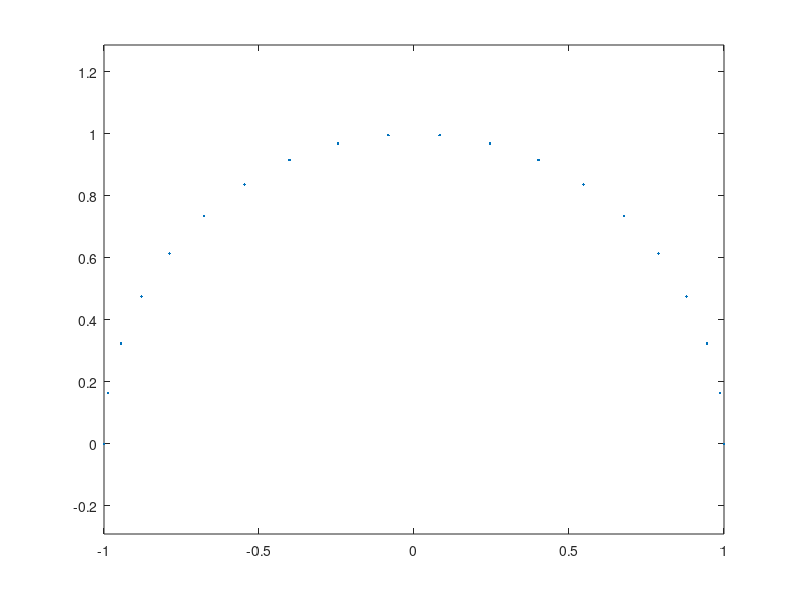

The MATLAB script that drew this image: (Note: this script raises an error after producing the figure.)
%% CHEBFUN GUIDE 5: COMPLEX CHEBFUNS
% Lloyd N. Trefethen, December 2007

%% 5.1  Complex functions of a real variable

%%
% One of the attractive features of Matlab is that it handles
% complex arithmetic well.
% For example, here are 20 points on the upper half
% of the unit circle in the complex plane:

  s = linspace(0,pi,20);
  f = exp(1i*s);
  plot(f,'.')
  axis equal
  
%%
% In Matlab, both the variables i and j are initialized
% as i, the square root of -1, but this code uses
% 1i instead (just as one might write,
% for example, 3+2i or 2.2-1.1i).  Writing the imaginary unit
% in this fashion is a common trick among Matlab programmers,
% for it avoids the possibility of surprises caused by i or j being
% overwritten by other values.
% The "axis equal" command ensures that the real and
% imaginary axes are scaled equally.

%%
% Here is a chebfun analogue.

s = chebfun('s',[0 pi]);
f = exp(1i*s);
plot(f)
axis equal

%%
% The chebfun semicircle is represented by a polynomial of low degree:

length(f)
plot(f,'.-')
axis equal

%%
% We can have fun with variations on the theme:

subplot(1,2,1), g = s.*exp(10i*s); plot(g), axis equal
subplot(1,2,2), h = exp(2i*s)+.3*exp(20i*s); plot(h), axis equal

%%

subplot(1,2,1), plot(g.^2), axis equal
subplot(1,2,2), plot(exp(h)), axis equal

%%
% Such plots make pretty pictures, but as always with chebfuns,
% the underlying operations involve serious mathematics and
% are carried out to many digits
% of accuracy.  For example, the integral of g is -pi*i/10,

sum(g)

%%
% and the integral of h is zero:

sum(h)
%%
% Piecewise smooth complex chebfuns are also possible:

z = chebfun('(1+.5i)*s','1+.5i-2*(s-1)',[0 1 2]);
subplot(1,2,1), plot(z), axis equal, grid on
subplot(1,2,2), plot(z.^2), axis equal, grid on

%% 5.2 Analytic functions and conformal maps
%
% A function is *analytic* if it is differentiable in the complex sense, or
% equivalently, if it has a convergent Taylor series near each point.
% Analytic functions do interesting things in the complex plane.
% In particular, away from points where the derivative is zero, they
% are *conformal maps*, which means that though they may scale and
% rotate an infinitesimal region,  they preserve angles
% between intersecting curves.

%%
% One can illustrate such maps with chebfuns.
% For example, suppose we define R to be
% a chebfun corresponding to the four sides of a rectangle, and
% we define X to be another chebfun corrsponding to a cross inside R. 

R = chebfun('1+s','2+2i*(s-1)','2+2i-(s-2)','1+2i-2i*(s-3)',0:4);
close, subplot(1,2,1), plot(R), grid on, axis equal
X = chebfun('1.3+1.5i+.4*s','1.5+1.3i+.4i*(s-1)',0:2);
hold on, plot(X,'r')

%%
% Here we see what happens to R and X under the maps z^2 and exp(z):

close
subplot(1,2,1), plot(R.^2), grid on, axis equal
hold on, plot(X.^2,'r')
subplot(1,2,2), plot(exp(R)), grid on, axis equal
hold on, plot(exp(X),'r')

%%
% A particularly interesting set of conformal maps are the
% *Moebius transformations*, the rational functions of the form (az+b)/(cz+d)
% for constants a,b,c,d.  For example, here is a square and its
% image under the map w = 1/(1+z), and the image of the image under the
% same map, and the image of the image of the image.  We also plot
% the limiting point given by the equation z = 1/(1+z), i.e., 
% z = (sqrt(5)-1)/2.

S1 = chebfun('-.5i+s','1-.5i+1i*(s-1)','1+.5i-(s-2)','.5i-1i*(s-3)',0:4);
close
LW = 'linewidth'; lw = 3;
S2 = 1./(1+S1); S3 = 1./(1+S2); S4 = 1./(1+S3);
plot(S1,'b',LW,lw)
hold on, axis equal
plot(S2,'r',LW,lw), plot(S3,'g',LW,lw), plot(S4,'m',LW,lw)
plot((sqrt(5)-1)/2,0,'.k','markersize',6)

%%
% One could make more beautiful pictures along these lines with
% commands of the form fill(chebfun), but Matlab's "fill" command
% has not yet been overloaded for chebfuns.

%% 5.3 Contour integrals
% If s is a real parameter and z(s) is a complex function of s,
% then we can define a contour integral in the complex plane like this:
%
%        INT f(z(s)) z'(s) ds
%
% The contour in question is the curve described by z(s) as s varies
% over its range.

%%
% For example, in the example at the end of Section 5.1
% the contour consists of two straight segments
% that begin at 0 and end at -1+.5i.  We can compute the integral of 
% exp(-z^2) over the contour like this:

  f = exp(-z.^2);
  I = sum(f.*diff(z))

%%
% Notice how easily the contour integral is realized in the
% chebfun system, even over a contour consisting of several pieces.
% This particular integral is related to the complex error function [Weideman 1994].
  
%%
% According to *Cauchy's theorem*, the integral of an analytic function
% around a closed curve is zero, or equivalently, the integral between two
% points z1 and z2 is path-independent.  To verify this, we can
% compute the same integral over the straight segment going directly from
% 0 to -1+.5i:

  w = chebfun('(-1+.5i)*s',[0 1]);
  f = exp(-w.^2);
  I2 = sum(f.*diff(w))

%%
% A *meromorphic function* is a function that is analytic in a region of interest
% in the complex plane apart from possible poles.
% According to the *Cauchy integral formula*, (1/2i*pi) times the integral of
% a function f around a closed contour is equal to the sum of the residues
% of f associated with any poles it may have in the enclosed region.   The
% *residue* of f at a point z0 is the coefficient of the degree -1 term in
% its Laurent expansion at z0.  For example, the function exp(z)/z^3
% has Laurent series z^(-3) + z^(-2) + (1/2)z^(-1) + (1/6)z^0 + ...
% at the origin, and so its residue there is 1/2.  We can confirm this
% by computing the contour integral around a circle:

z = chebfun('exp(1i*s)',[0 2*pi]);
f = exp(z)./z.^3;
I = sum(f.*diff(z))/(2i*pi)

%%
% Notice that we have just computed the degree 2 Taylor coefficient of exp(z).

%%
% When the chebfun system integrates around a circular contour
% like this, it does not use the fact that the integrand is
% periodic.  That would be Fourier analysis as opposed to Chebyshev
% analysis, and a "fourfun" system would be more efficient for such
% problems [Davis 1959].  Chebyshev analysis is more flexible, however, since it does
% not require periodicity, and the loss in efficiency is only about
% a factor of pi/2 [Hale & Trefethen 2008].

%%
% The contour does not have to have radius 1, or to be centered at the origin:
z = chebfun('1+2*exp(1i*s)',[0 2*pi]);
f = exp(z)./z.^3;
I2 = sum(f.*diff(z))/(2i*pi)

%% 
% Not does the contour have to be smooth.
% Here let us compute the same result by integration over a square:

z = chebfun('1-1i+1i*s','1+1i-(s-2)','-1+1i-1i*(s-4)','-1-1i+(s-6)',0:2:8);
f = exp(z)./z.^3;
I3 = sum(f.*diff(z))/(2i*pi)

%%
% In the chebfun system one
% can also construct more interesting contours of the kind that
% appear in complex variables texts.  Here is an example:

z = chebfun('2*exp(pi*1i*s)','-2+1.7*(s-1)',...
      '.3*exp(pi*1i*(1-s))','.3+1.7*(s-3)',0:4);
close, plot(z), axis equal, grid on

%%
% The integral of f(z) = log(z)tanh(z) around this contour will
% be equal to 2i*pi times the residue at the pole of f at 0.5i*pi.
% First we raise the contour a little bit off the axis to avoid
% branch problems.  Getting branches right is always a bit tricky
% in numerical computations with analytic functions, and the chebfun
% system is not immune to such problems.

z = z + 0.001i;
f = log(z).*tanh(z);
I = sum(f.*diff(z))
Iexact = 2i*pi*log(.5i*pi)

%% 5.4 Cauchy integrals and locating zeros and poles
%
% Here are some further examples of computations with
% Cauchy integrals.  The Bernoulli number B_k is 
% k! times the kth Taylor coefficient of z/((exp(z)-1).
% Here is B_10 compared with its exact value 5/66.

k = 10;
z = chebfun('5*exp(1i*s)',[0 2*pi]);
f = z./((exp(z)-1));
B10 = factorial(k)*sum((f./z.^(k+1)).*diff(z))/(2i*pi)
exact = 5/66

%%
% Notice that we have taken z to be a circle of radius 5.
% If the radius is 1, the accuracy is a good deal lower:

z = chebfun('exp(1i*s)',[0 2*pi]);
f = z./((exp(z)-1));
B10 = factorial(k)*sum((f./z.^(k+1)).*diff(z))/(2i*pi)

%%
% This problem of numerical instability would arise no matter
% how one calculated the integral over the unit circle; it is not
% due to the chebfun system.

%%
% Another use of Cauchy integrals is to count zeros or
% poles of functions in specified regions.  According to the
% *principle of the argument*, the number of zeros
% minus the number of poles of f in a region is
%
%   N = (1/2i*pi) INT (f'/f) dz
%
% where the integral is taken over the boundary.  Since f' = df/dz
% = (df/ds)(ds/dz), we can rewrite this as
%
%   N = (1/2i*pi) INT (df/ds)/f ds.
%
% (What is really going on here is a calculation of the change of the
% argument of f as the boundary is traversed.  In principle it
% should be possible to calculate this by the Matlab commands "angle" and "unwrap",
% but these have not yet been overloaded for chebfuns.)
% For example, the function f(z) = sin(z)^3 + cos(z)^3 clearly has no poles;
% how many zeros does it have in the disk about 0 of radius 2?
% The following calculation shows that the answer is 3:

z = chebfun('2*exp(1i*s)',[0 2*pi]);
f = sin(z).^3 + cos(z).^3;
N = sum((diff(f)./f))/(2i*pi)

%%
% Variations on this idea enable one to locate zeros and poles as well as
% count them.  For example, we can locate a single zero with the formula
%
%   r = (1/2i*pi) INT z (df/ds)/f ds
%
% [McCune 1966].  Here is the zero of the function above in the unit disk:

z = chebfun('exp(1i*s)',[0 2*pi]);
f = sin(z).^3 + cos(z).^3;
r = sum(z.*(diff(f)./f))/(2i*pi)

%%
% Since this zero happens to be real, we can check the result
% by a more ordinary real chebfun calculation:

x = chebfun('x');
f = sin(x).^3 + cos(x).^3;
r = roots(f)

%%
% To find multiple zeros via Cauchy integrals, see [Delves & Lyness 1967].

%% 5.5 Alphabet soup
% 
% One can do some silly things with piecewise smooth chebfuns.  
% For example, here is a chebfun defined
% on the interval [0,7] that spells the initials LNT.  One could polish
% up and extend this construction by defining 26 suitable M-functions.

w = chebfun('1.01+.8i-(.01+.8i)*s','1+.6*(s-1)',...            % L
     '2+.8i*(s-2)','2+.8i+(-.8i+.6)*(s-3)','2.6+.8i*(s-4)',... % N
     '3.3+.8i*(s-5)','3+.8i+.6*(s-6)',0:7);                    % T
plot(w,'k',LW,lw), axis equal, axis off

%%
% As always, this is a precisely defined mathematical function:

sum(w)
max(abs(w))
w(3.5)

%%
% We can transform the function in various ways:

subplot(1,2,1), plot(sqrt(w),'k',LW,lw), axis equal, axis off
subplot(1,2,2), plot(1./w,'k',LW,lw), axis equal, axis off

%%

subplot(1,2,1), plot(cosh(w),'k',LW,lw), axis equal, axis off
subplot(1,2,2), plot( cos(w),'k',LW,lw), axis equal, axis off

%% 5.6  References
%
% [Davis 1959] P. J. Davis, "On the numerical integration of periodic analytic
% functions", in R. E. Langer, ed., On Numerical Integration,
% Math. Res. Ctr., U. of Wisconsin, 1959, pp. 45-59.
%
% [Delves & Lyness 1967] L. M. Delves and J. N. Lyness, "A numerical
% method for locating the zeros of an analytic function," Mathematics
% of Computation 21 (1967), 543--560.
%
% [Hale & Trefethen 2008] N. Hale and L. N. Trefethen,
% "New quadrature formulas from conformal maps", SIAM Journal
% on Numerical Analysis, to appear.
%
% [McCune 1966] J. E. McCune, "Exact inversion of dispersion relations",
% Physics of Fluids 9 (1966), 2082-2084.
%
% [Weideman 1994] J. A. C. Weideman, "Computation of the complex error
% function", SIAM Journal on Numerical Analysis 31 (1994), 1497-1518.
